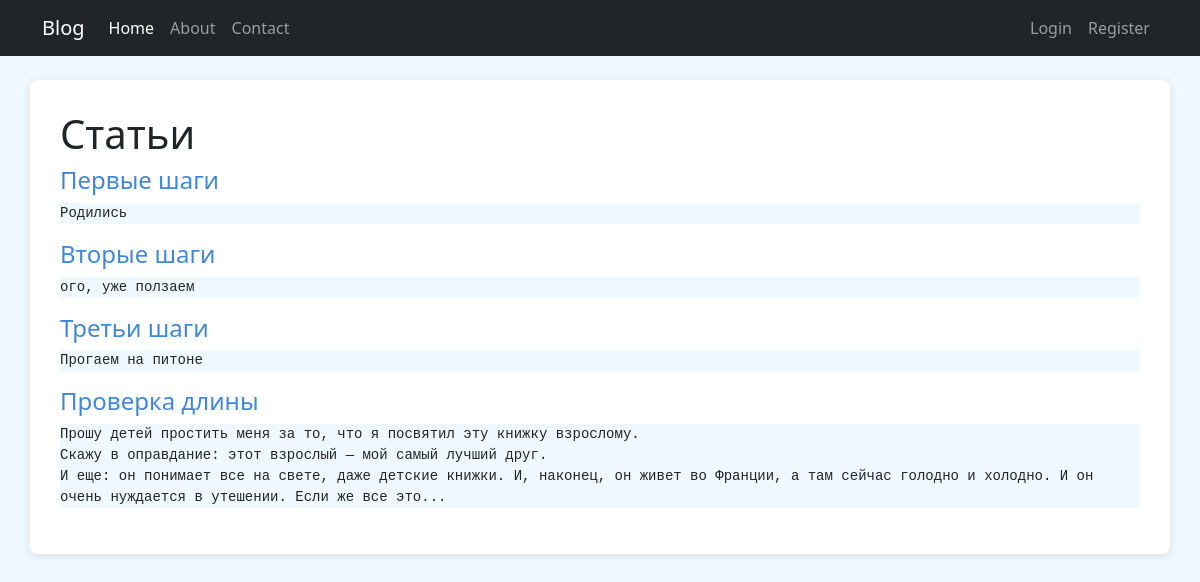
The page / on the database its author committed.
### blog/models.py (models this page shows, shortened)
class Article(models.Model):
    title = models.CharField(max_length=200)
    text = models.TextField()
    user = models.ForeignKey(User,on_delete=models.CASCADE);
    def get_short_text(self, SHORT_TEXT_LEN=300):
        if len(self.text) > SHORT_TEXT_LEN:
            return self.text[:SHORT_TEXT_LEN] + '...'
        else:
            return self.text

### blog/views.py (the view)
# urls.py: 2. Add a URL to urlpatterns:  path('', views.home, name='home')
def home(request):
    article = Article.objects.all()
    context = {
        'articles': article
    }
    return render(request, 'blog/home.html', context)

### blog/templates/blog/home.html (shortened to what this page needs)
{% extends 'blog/base.html' %}
{% block content %}
<h1>Статьи</h1>
{% for article in articles %}
    <h4><a href="{% url 'article' article.id %}"> {{ article.title }} </a></h4>
        <pre style="white-space: pre-wrap; word-wrap: break-word;">{{ article.get_short_text }}</pre>
{% endfor %}
{% endblock %}

### blog/static/blog/style.css (style rules this page uses)
body { background-color: #f0f8ff; }
a { color: #4087d5; text-decoration: none }
pre { background-color: #f0f8ff; }

### rows shown on the page
Article: title "Первые шаги", get_short_text "Родились"
Article: title "Вторые шаги", get_short_text "ого, уже ползаем"
Article: title "Третьи шаги", get_short_text "Прогаем на питоне"
Article: title "Проверка длины", get_short_text "Прошу детей простить меня за то, что я посвятил эту книжку взрослому. Скажу в оправдание: этот взрослый — мой самый лучший друг. И еще: он понимает все на свете, даже детские книжки. И, наконец, он живет во Франции, а там сейчас голодно и холодно. И он очень нуждается в утешении. Если же все это..."
